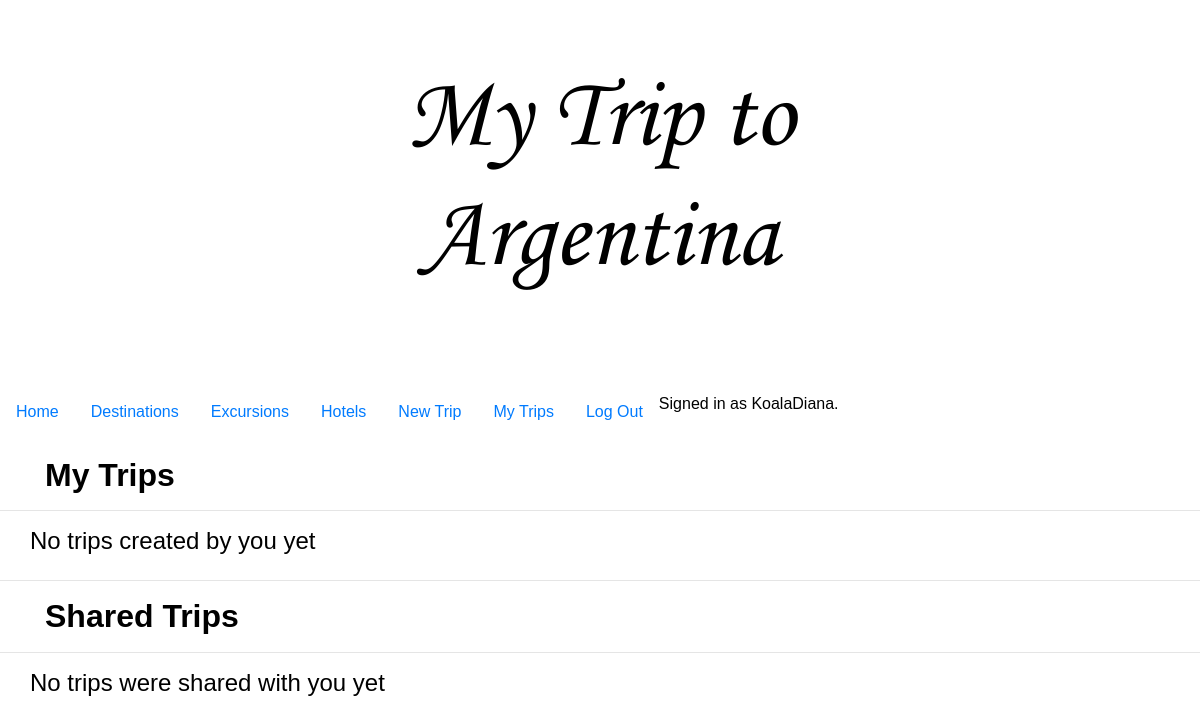
Before: /mytrips (signed in) with the older database file.
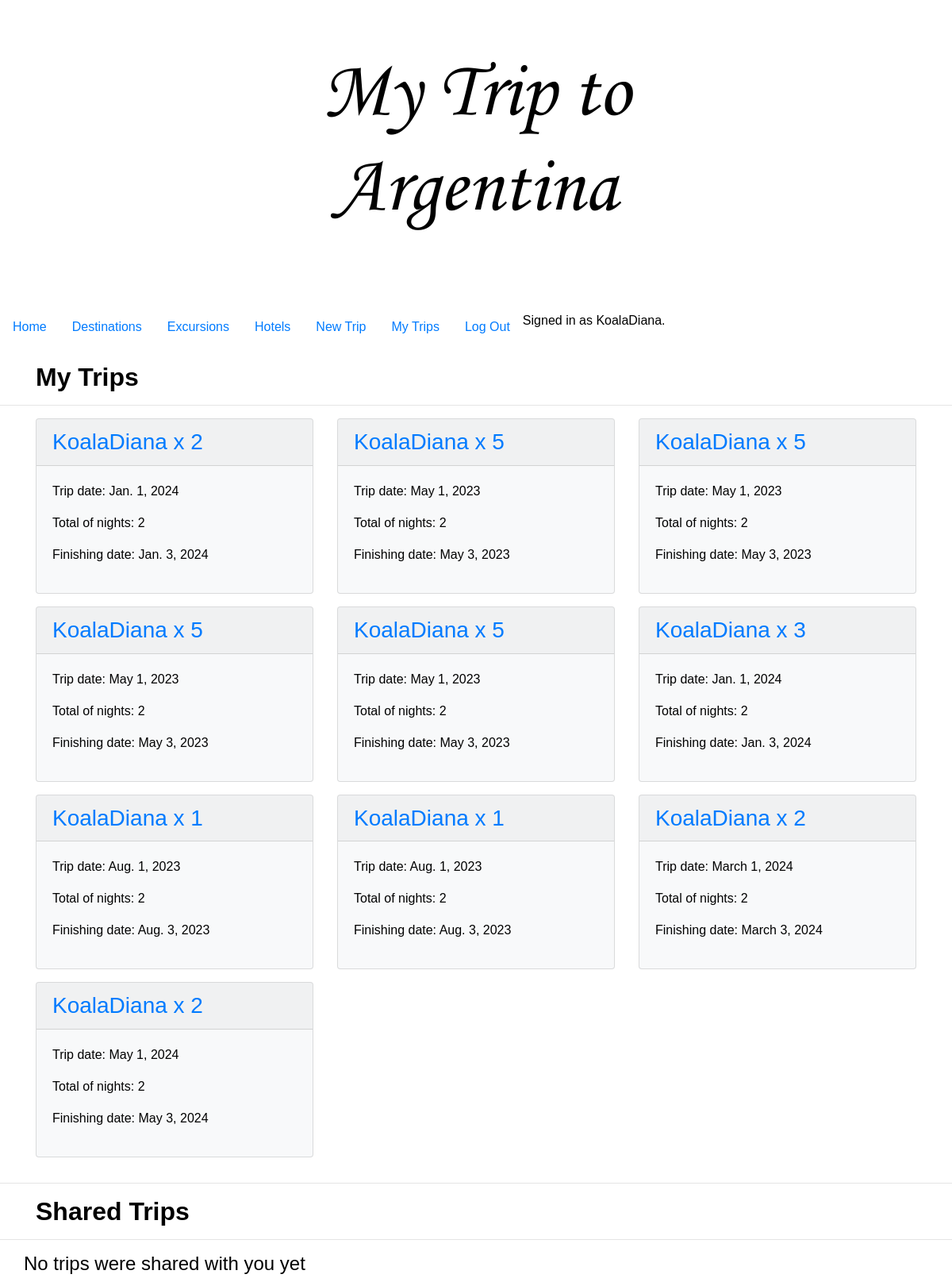
After: the same page with the newer database file.
### argentina/models.py (models this page shows, shortened)
class Trip(models.Model):
    name = models.CharField(max_length=200)
    nights = models.PositiveSmallIntegerField()
    user = models.ForeignKey(User, on_delete=models.CASCADE, related_name="trip_user")
    start_date = models.DateTimeField(default=django.utils.timezone.now, verbose_name='start_date')
    finish_date = models.DateTimeField(default=django.utils.timezone.now, verbose_name='finish_date')

### argentina/views.py (the view)
# urls.py: path("mytrips", views.mytrips, name="mytrips"),
@login_required
def mytrips(request):
    user_trips = Trip.objects.filter(user=request.user)
    return render(request, "argentina/mytrips.html", {
        "trips": user_trips,
        "shared_trips":request.user.second_user.all()
    })

### argentina/templates/argentina/mytrips.html (shortened to what this page needs)
{% extends "argentina/layout.html" %}
{% block body %}
    <br>
    <div class="container">
        <h2>My Trips</h2>
    </div>
    <hr>
    <div class="container">
        <div class="row">
            {% if trips %}
                {% for trip in trips %}
                    <div class="col-xs-1 col-sm-6 col-md-4">
                        <div class="card bg-light mb-3">
                            <h3 class="card-header"><a href="{% url 'trip' trip.id %}">{{ trip.name }}</a></h3>
                            <div class="card-body">
                                <p>Trip date: {{ trip.start_date.date }}</p>
                                <p>Total of nights: {{ trip.nights }}</p>
                                <p>Finishing date: {{ trip.finish_date.date }}</p>
                            </div>
                        </div>
                    </div>
                {% endfor %}
            {% else %}
                <h4>No trips created by you yet</h4>
            {% endif %}
        </div>
    </div>
    <hr>
    <div class="container">
        <h2>Shared Trips</h2>
    </div>
    <hr>
    <div class="container">
        <div class="row">
            {% if shared_trips %}
                {% for item in shared_trips %}
                    <div class="col-xs-1 col-sm-6 col-md-4">
                        <div class="card bg-light mb-3">
                            <h3 class="card-header"><a href="{% url 'trip' item.trip.id %}">{{ item.trip.name }}</a></h3>
                            <div class="card-body">
                                <p>Trip date: {{ item.trip.start_date.date }}</p>
                                <p>Total of nights: {{ item.trip.nights }}</p>
                                <p>Finishing date: {{ item.trip.finish_date.date }}</p>
                            </div>
                        </div>
                    </div>
                {% endfor %}
            {% else %}
                <h4>No trips were shared with you yet</h4>
            {% endif %}
        </div>
    </div>
{% endblock %}

Changed rows visible on the page:
added Trip: name "KoalaDiana x 2", start_date "Jan. 1, 2024", nights "2", finish_date "Jan. 3, 2024"
added Trip: name "KoalaDiana x 5", start_date "May 1, 2023", nights "2", finish_date "May 3, 2023"
added Trip: name "KoalaDiana x 5", start_date "May 1, 2023", nights "2", finish_date "May 3, 2023"
added Trip: name "KoalaDiana x 5", start_date "May 1, 2023", nights "2", finish_date "May 3, 2023"
added Trip: name "KoalaDiana x 5", start_date "May 1, 2023", nights "2", finish_date "May 3, 2023"
added Trip: name "KoalaDiana x 3", start_date "Jan. 1, 2024", nights "2", finish_date "Jan. 3, 2024"
added Trip: name "KoalaDiana x 1", start_date "Aug. 1, 2023", nights "2", finish_date "Aug. 3, 2023"
added Trip: name "KoalaDiana x 1", start_date "Aug. 1, 2023", nights "2", finish_date "Aug. 3, 2023"
added Trip: name "KoalaDiana x 2", start_date "March 1, 2024", nights "2", finish_date "March 3, 2024"
added Trip: name "KoalaDiana x 2", start_date "May 1, 2024", nights "2", finish_date "May 3, 2024"
Other visible differences:
text no longer shown: "No trips created by you yet"
